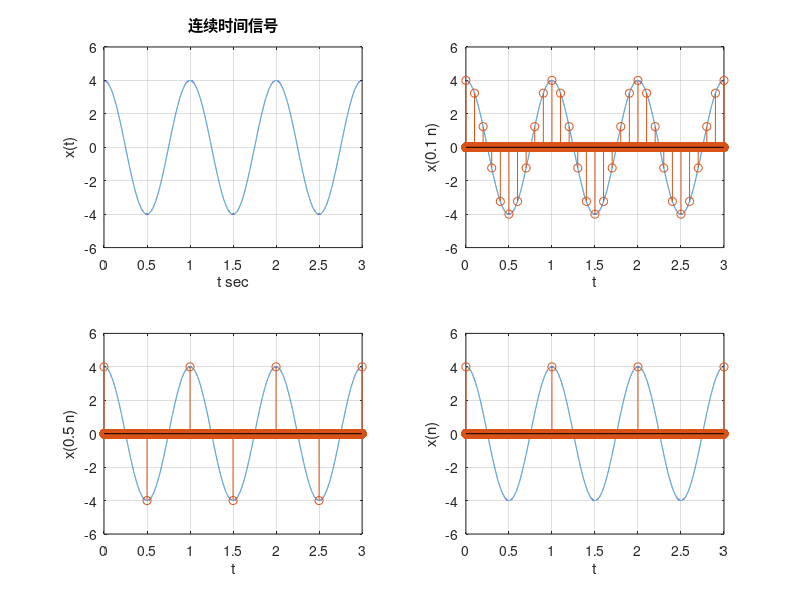

This chart was generated by the following MATLAB code:
% 0.13.信号的采样
clc;clear;
% 采样时间选取，采样间隔为0.0001s
T=3;Tss=0.0001;t=[0:Tss:T];
% 连续时间信号
xa=4*cos(2*pi*t);
xamin=min(xa);xamax=max(xa);
figure(1)
subplot(221)
plot(t,xa);grid
title('连续时间信号');ylabel('x(t)');xlabel('t sec');
%绘制坐标轴
axis([0 T 1.5*xamin 1.5*xamax])
N=length(t);
%总共有三组采样周期，那么我们就需要循环三次
for k=1:3
    %采样周期为0.1时,其中t为[0:0.1:3]的矩阵我们建立了一个30001个元素的矩阵，同时采集31组数据
    if k==1,Ts=0.1;subplot(222);
        t1=[0:Ts:T];n=1:Ts/Tss:N;xd=zeros(1,N);xd(n)=4*cos(2*pi*t1);
        plot(t,xa);hold on;stem(t,xd);grid;hold off
        axis([0 T 1.5*xamin 1.5*xamax]);ylabel('x(0.1 n)');xlabel('t')
    elseif k==2,Ts=0.5;subplot(223)
        t2=[0:Ts:T];n=1:Ts/Tss:N;xd=zeros(1,N);xd(n)=4*cos(2*pi*t2);
        plot(t,xa);hold on;stem(t,xd);grid;hold off
        axis([0 T 1.5*xamin 1.5*xamax]);ylabel('x(0.5 n)');xlabel('t')
    else Ts=1;subplot(224)
        t3=[0:Ts:T];n=1:Ts/Tss: N;xd=zeros(1,N);xd(n)=4*cos(2*pi*t3);
        plot(t,xa); hold on;stem(t,xd); grid; hold off
        axis([0 T 1.5*xamin 1.5*xamax]); ylabel('x(n)'); xlabel('t')
    end
end
        
     
